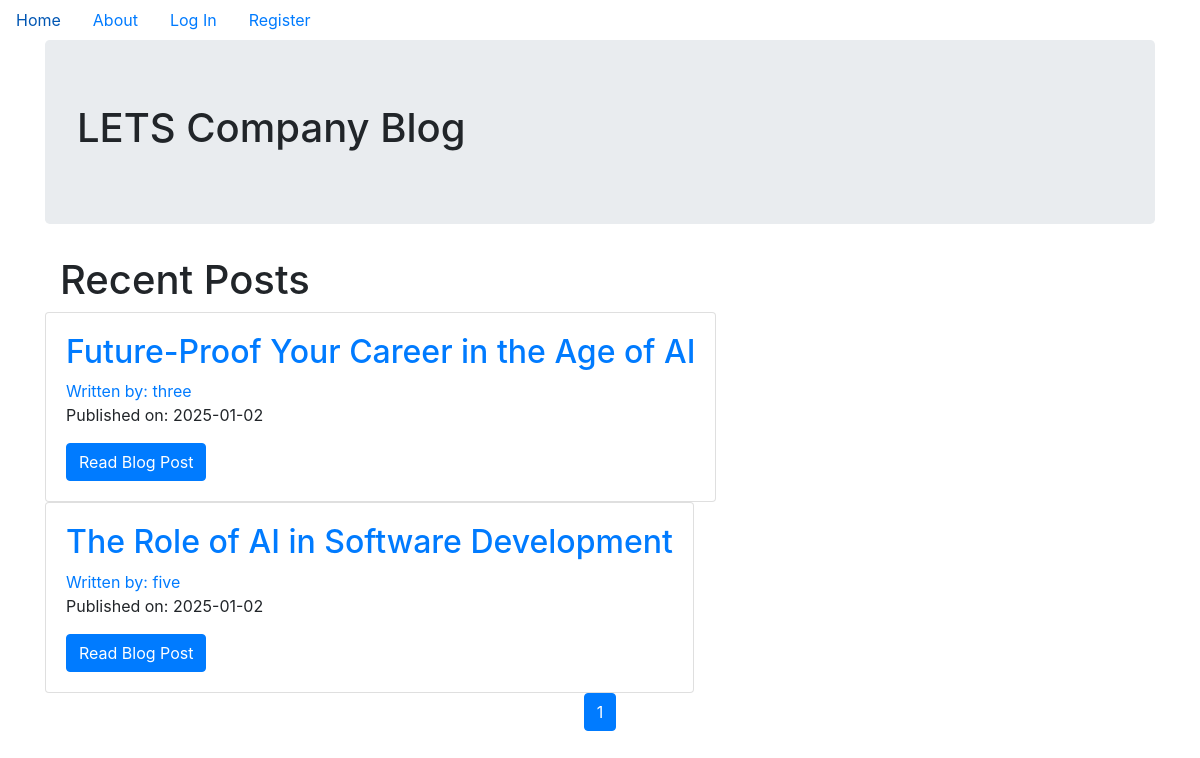
The page / on the database its author committed.
### LETScompanyblog/models.py (models this page shows, shortened)
class BlogPost(db.Model):
    users = db.relationship(User)
    id = db.Column(db.Integer, primary_key=True)
    user_id = db.Column(db.Integer, db.ForeignKey('users.id'), nullable=False)
    date = db.Column(db.DateTime, nullable=False, default=datetime.utcnow)
    title = db.Column(db.String(140), nullable=False)
    text = db.Column(db.Text, nullable=False)

class User(db.Model, UserMixin):
    __tablename__ = 'users'
    id = db.Column(db.Integer, primary_key = True)
    profile_image = db.Column(db.String(20), nullable=False, default='sketch-4748895_1280.jpg')
    email = db.Column(db.String(64), unique=True, index=True)
    username = db.Column(db.String(64), unique=True, index=True)
    password_hash = db.Column(db.String(128))
    posts = db.relationship('BlogPost', backref='author', lazy=True)

### LETScompanyblog/core/views.py (the view)
@core.route('/')
def index():
    pages = request.args.get('page', 1, type=int)
    blog_posts = BlogPost.query.order_by(BlogPost.date.desc()).paginate(page=pages, per_page=5)
    return render_template('index.html', blog_posts=blog_posts)
    return render_template('index.html')

### LETScompanyblog/templates/index.html
{% extends "base.html" %}
{% block content %}
    <div class="jumbotron">
        <h1>LETS Company Blog</h1>
    </div>
    <div class="container">
        <h1>Recent Posts</h1>
        <div class="row">
            {% for post in blog_posts.items %}
                <div class="card">
                    <div class="card-body">
                        <h2><a class="card-title" href="{{ url_for('blog_posts.blog_post', blog_post_id=post.id) }}">{{ post.title }}</a></h2>
                        <a href="{{ url_for('users.user_posts', username=post.author.username) }}">Written by: {{ post.author.username }}</a>
                        <p>Published on: {{ post.date.strftime('%Y-%m-%d') }}</p>
                        <a class="btn btn-primary" href="{{ url_for('blog_posts.blog_post', blog_post_id=post.id) }}">Read Blog Post</a>
                    </div>
                </div>
            {% endfor %}
        </div>
    </div>
    <nav aria-label="Page navigation example">
        <ul class="pagination justify-content-center">
            {% for page_num in blog_posts.iter_pages(left_edge=1, right_edge=1, left_current=1, right_current=2) %}
                {% if blog_posts.page == page_num %}
                    <li class="page-item active">
                        <a class="page-link" href="{{ url_for('core.index', page=page_num) }}">{{ page_num }}</a>
                    </li>
                {% else %}
                    <li class="page-item">
                        <a class="page-link" href="{{ url_for('core.index', page=page_num) }}">{{ page_num }}</a>
                    </li>
                {% endif %}
            {% endfor %}
        </ul>
    </nav>
{% endblock %}

### rows shown on the page
BlogPost: title "Future-Proof Your Career in the Age of AI", author.username "three", date "2025-01-02"
BlogPost: title "The Role of AI in Software Development", author.username "five", date "2025-01-02"

### other values the page prints
{{ page_num }} "1"
